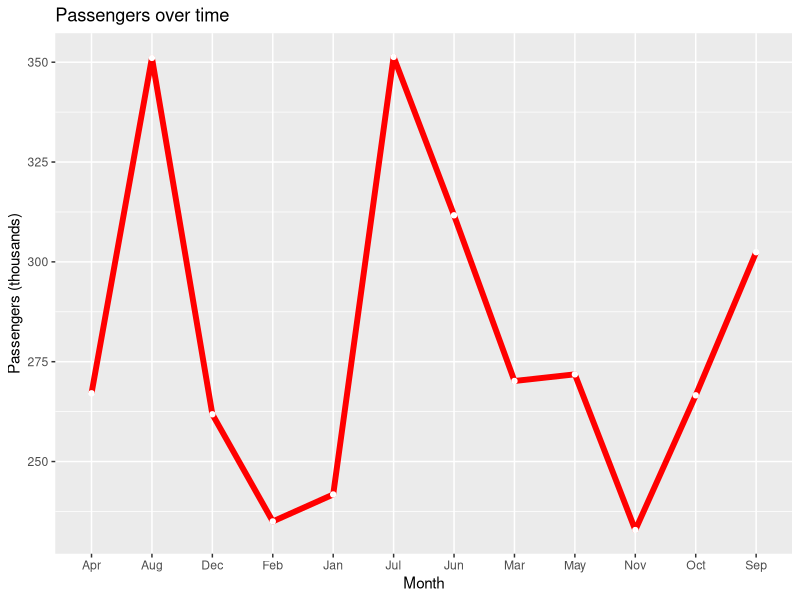

This figure's R source:
library(ggplot2)
library(dplyr)

# Let's make a data visualization about monthly air travelers!

# The dataset is built into R, but it is impossible to use without some data wrangling:
data <- data.frame(
  year = rep(1949:1960, each = 12),
  month = month.abb,
  passengers = AirPassengers # in thousands
)

# Summarize data by year:
data %>% 
  group_by(month) %>% 
  summarize(passengers = mean(passengers)) %>% 

# Finally, plot the data!
  ggplot(aes(x = month, y = passengers, group = 1)) +
  labs(
    title = 'Passengers over time',
    x = 'Month',
    y = 'Passengers (thousands)'
  ) +
  geom_line(size = 2, color = 'red') + geom_point(color = "white")
